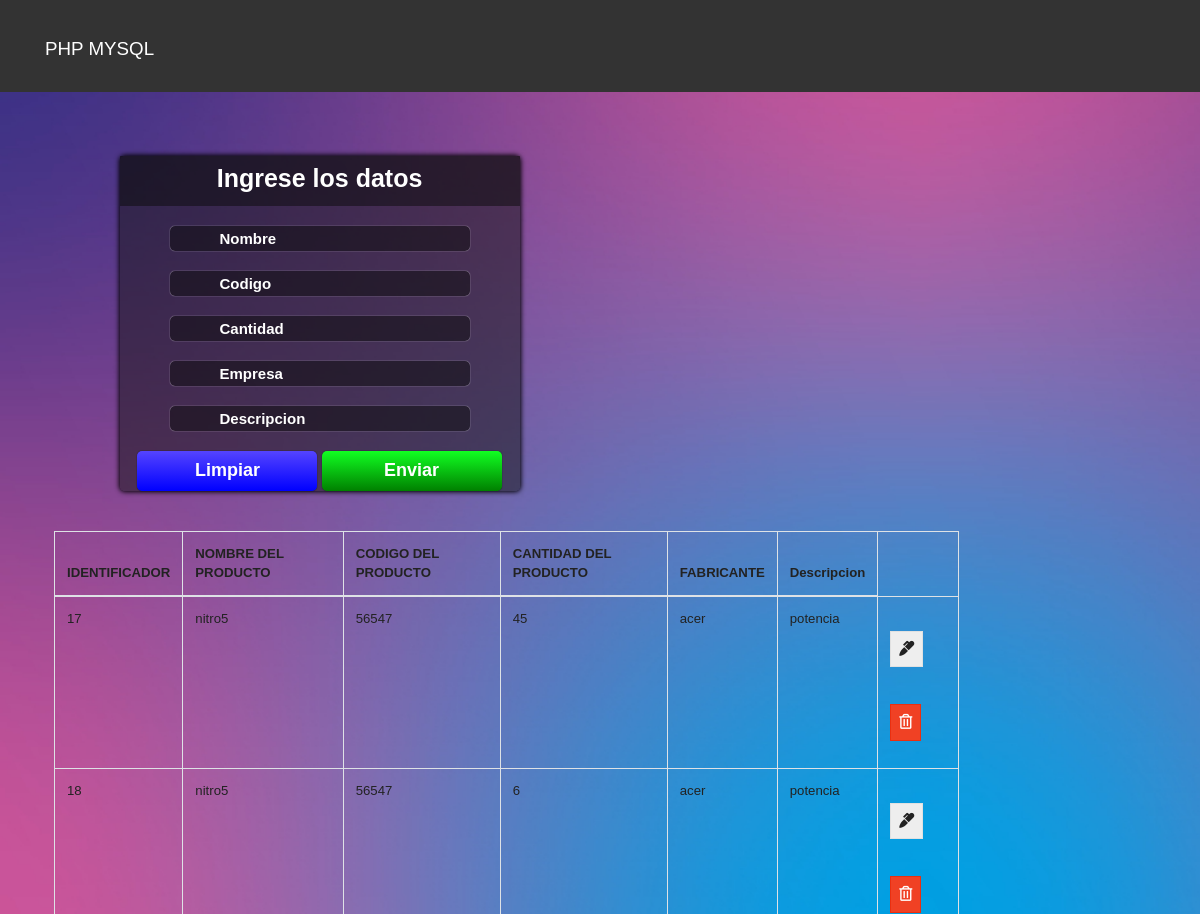
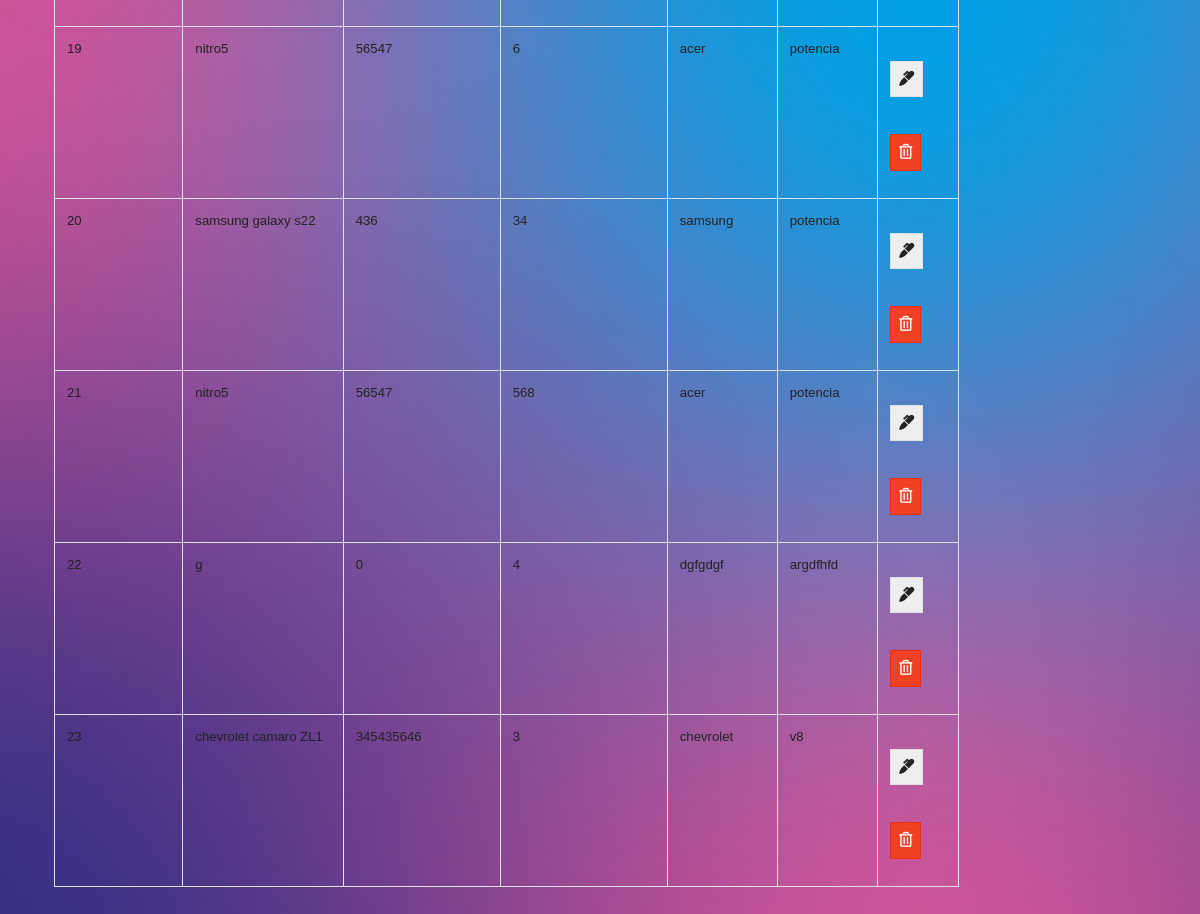
The page / on the database its author committed (2 pictures, top to bottom).
### tables this page shows
CREATE TABLE `daw2s` (
  `id` int(50) NOT NULL,
  `nombre` varchar(50) NOT NULL,
  `codigo` int(50) NOT NULL,
  `cantidad` int(100) NOT NULL,
  `empresa` varchar(50) NOT NULL,
  `descripcion` varchar(100) NOT NULL
);

### index.php (the view, shortened to what this page needs)
<?php include ("db.php")?>
<?php include ("includes/header.php")?>
    <div class="container p-4">
        <div class="row">
            <div class="col-md-6">
                    <div style="text-align:center;padding:10px;">
                        <div >
                            <div class="contenedor-formulario">
                                <header>
                                    <h1>Ingrese los datos </h1>
                                </header>
                                <form action="save.php" method="POST">
                                    <div class="form-group">
                                        <input class="campo-texto" id="nombre" type="text" name="nombre" placeholder="Nombre" maxlength="100" required="" />
                                        <input class="campo-texto" id="apellido" type="text" name="codigo" placeholder="Codigo" maxlength="100" required="" />
                                        <input class="campo-texto" id="usuario" type="number" name="cantidad" placeholder="Cantidad" maxlength="100" required="" />
                                        <input class="campo-texto" id="email" type="text" name="empresa" placeholder="Empresa" maxlength="100" required="" />
                                        <input class="campo-texto" id="password" type="text" name="descripcion" placeholder="Descripcion" maxlength="100" required="" />
                                        <input type="reset" value="Limpiar" class="borrar" nombre="limpiar"/>
                                        <input type="submit" value="Enviar" class="submit" name="enviar" />
                                    </div>
                                </form>
                            </div>
                        </div>
                    </div>
            </div>
            <div class="col-md-10">
                <table class="table table-bordered">
                    <thead>
                        <tr>
                            <th>IDENTIFICADOR</th>
                            <TH>NOMBRE DEL PRODUCTO</TH>
                            <TH>CODIGO DEL PRODUCTO</TH>
                            <TH>CANTIDAD DEL PRODUCTO</TH>
                            <TH>FABRICANTE</TH>
                            <TH>Descripcion</TH>
                        </tr>
                    </thead>
                    <TBody>
                        <?php
                            $query="SELECT * FROM `daw2s`";
                            $resultados1=mysqli_query($conexion,$query);
                            while($row=mysqli_fetch_array($resultados1)){?>
                            <tr>
                                <td><?php echo $row['id']?></td>
                                <td><?php echo $row['nombre']?></td>
                                <td><?php echo $row['codigo']?></td>
                                <td><?php echo $row['cantidad']?></td>
                                <td><?php echo $row['empresa']?></td>
                                <td><?php echo $row['descripcion']?></td>
                                <td>
                                    <a href="edit.php?id=<?php  echo $row['id']?>" class="btn btn-secondary">
                                        <i class="fas fa-marker"></i>
                                    </a>
                                    <a href="delete.php?id=<?php  echo $row['id']?>" class="btn btn-danger">
                                        <i class="far fa-trash-alt"></i>
                                    </a>
                                </td>
                            </tr>
                        <?php } ?>
                    </TBody>
                </table>
            </div>
        </div>
    </div>
<?php include ("includes/footer.php")?>

### includes/header.php (shortened to what this page needs)
<!DOCTYPE html>
<html lang="en">
<head>
    <link rel="stylesheet" href="style.css">
    <link rel="stylesheet" href="https://bootswatch.com/4/yeti/bootstrap.min.css">
    <link rel="stylesheet" href="https://use.fontawesome.com/releases/v5.6.3/css/all.css">
    <link rel="stylesheet" href="https://use.fontawesome.com/releases/v5.6.3/css/all.css">
</head>
<body>
    <nav class="navbar navbar-dark bg-dark" >
        <div class="container">
            <a href="index.php" class="navbar-brand">PHP MYSQL</a>
        </div>
    </nav>

### includes/footer.php (shortened to what this page needs)
</body>
</html>

### rows shown on the page
daw2s: id "17", nombre "nitro5", codigo "56547", cantidad "45", empresa "acer", descripcion "potencia"
daw2s: id "18", nombre "nitro5", codigo "56547", cantidad "6", empresa "acer", descripcion "potencia"
daw2s: id "19", nombre "nitro5", codigo "56547", cantidad "6", empresa "acer", descripcion "potencia"
daw2s: id "20", nombre "samsung galaxy s22", codigo "436", cantidad "34", empresa "samsung", descripcion "potencia"
daw2s: id "21", nombre "nitro5", codigo "56547", cantidad "568", empresa "acer", descripcion "potencia"
daw2s: id "22", nombre "g", codigo "0", cantidad "4", empresa "dgfgdgf", descripcion "argdfhfd"
daw2s: id "23", nombre "chevrolet camaro ZL1", codigo "345435646", cantidad "3", empresa "chevrolet", descripcion "v8"
